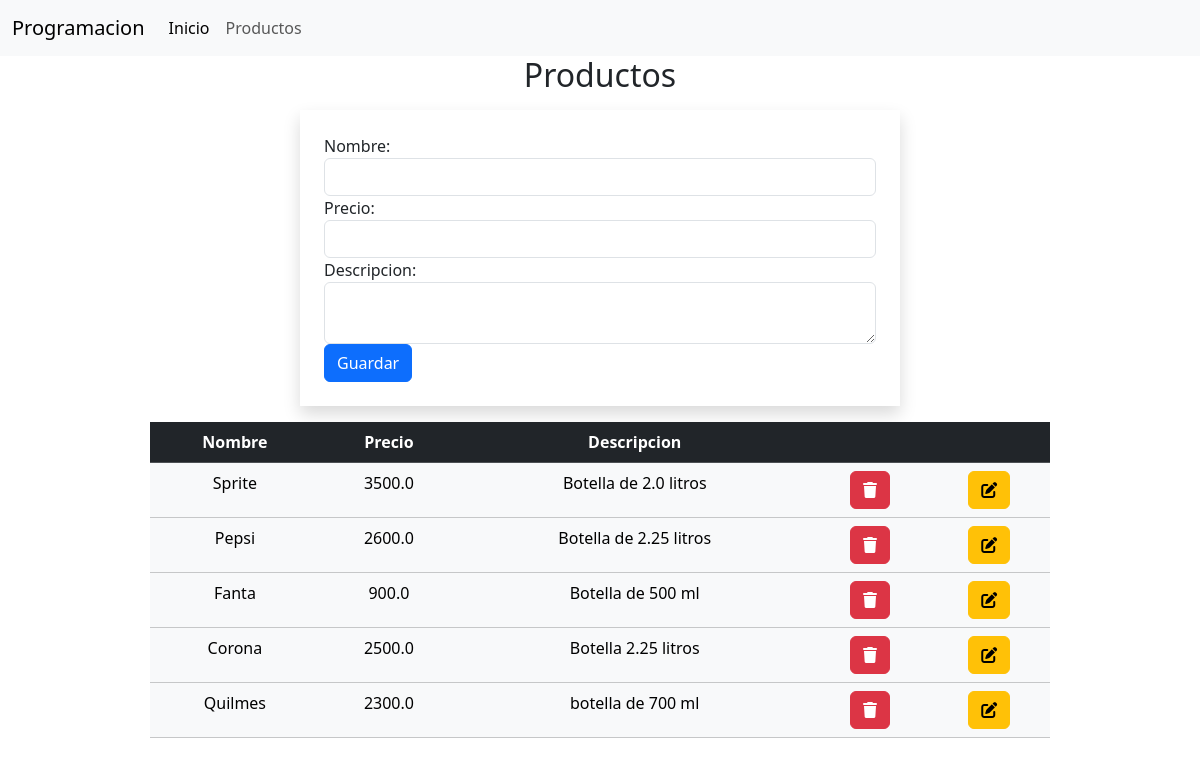
Before: /productos with the older database file.
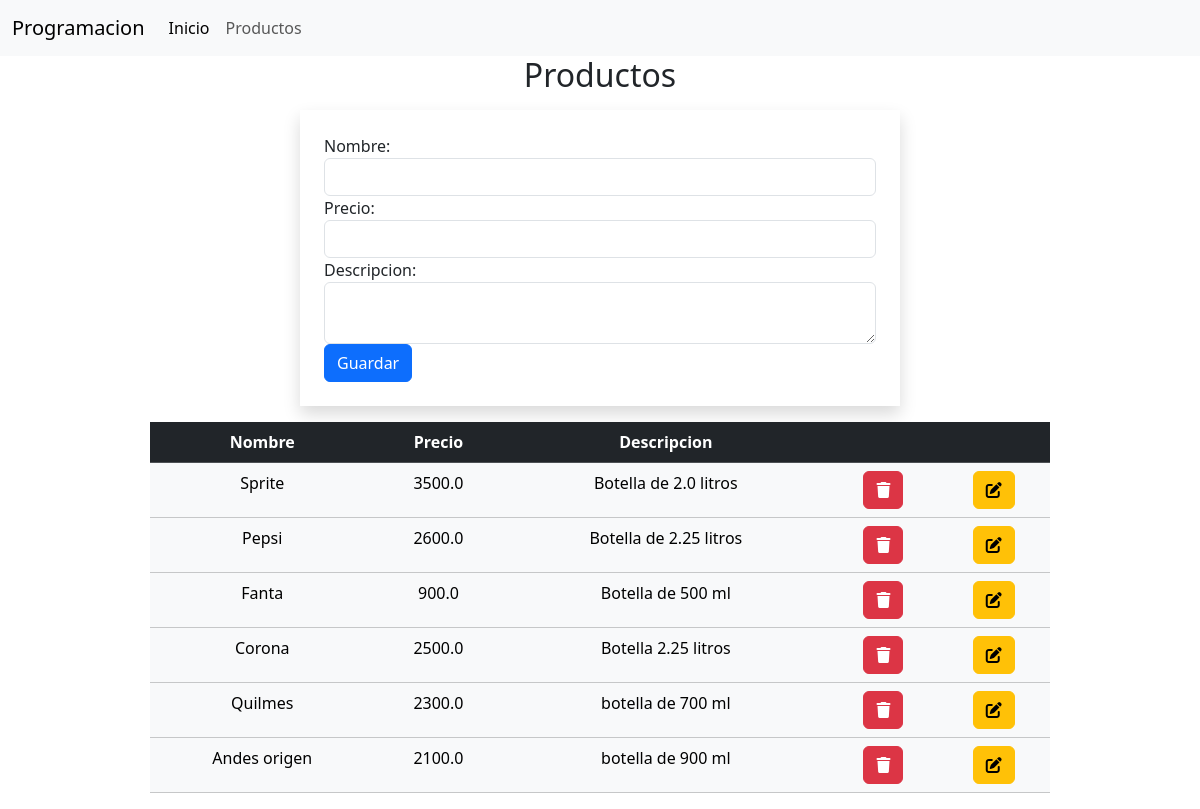
After: the same page with the newer database file.
### tienda/models.py (models this page shows)
class Producto(models.Model):
    nombre = models.CharField(max_length=30)
    precio = models.FloatField()
    descripcion = models.CharField(max_length=200)

### tienda/views.py (the view)
# urls.py: path('productos', views.consultar, name='consultar'),
def consultar(request):
    productos = Producto.objects.all()
    return render(request, "productos.html", {
        'productos' : productos
    })

### tienda/templates/productos.html (shortened to what this page needs)
{% extends 'plantilla.html' %}
{% block content %}
    <h2 class = "text-center">Productos</h2>
    <form class="w-50 shadow mx-auto p-4 m-3" method="post" action="productos/guardar" >
        Nombre: <input type="text" name="nombre" class="form-control" my-2 required>
        Precio: <input type="number" name="precio" class="form-control" my-2 required>
        Descripcion: <textarea class="form-control" my-2 name="descripcion">
        </textarea>
        <input type="submit" value="Guardar" class="btn btn-primary">
    </form>
    <table class="table table-light w-75 mx-auto text-center">
        <tr class="table-dark">
            <th>Nombre</th>
            <th>Precio</th>
            <th>Descripcion</th>
            <th colspan="2">
            </th>
        </tr>
    {% for producto in productos %}
        <tr>
            <td>{{ producto.nombre }}</td>
            <td>{{ producto.precio }}</td>
            <td>{{ producto.descripcion }}</td>
            <td>
                <form action="{% url 'eliminar' producto.id %}"
                method="post">
                    <button class="btn btn-danger" onclick="return confirm('Deseas eliminar este producto?')">
                        <i class="fa fa-trash"></i>
                    </button>
                </form>
            </td>
            <td>
                <form action="{% url 'detalle' producto.id %}"
                method="post">
                    <button class="btn btn-warning" >
                        <i class="fa fa-edit"></i>
                    </button>
                </form>
            </td>
        </tr>
    {% endfor %}
    </table>
{% endblock %}

### tienda/templates/plantilla.html (shortened to what this page needs)
<!DOCTYPE html>
<html lang="es">
<head>
    <link rel = "stylesheet" type="text/css" href="https://cdn.jsdelivr.net/npm/bootstrap@5.3.3/dist/css/bootstrap.min.css">
    <link rel="stylesheet" href="https://cdnjs.cloudflare.com/ajax/libs/font-awesome/6.5.2/css/all.min.css"/>
</head>
<body>
    <nav class="navbar navbar-expand-lg bg-body-tertiary">
        <div class="container-fluid">
          <a class="navbar-brand" href="#">Programacion</a>
          <div class="collapse navbar-collapse" id="navbarNavAltMarkup">
            <div class="navbar-nav">
              <a class="nav-link active" aria-current="page" href="{% url 'inicio' %}">Inicio</a>
              <a class="nav-link" href="{% url 'consultar' %}">Productos</a>
            </div>
          </div>
        </div>
      </nav>
    {% block content %}
    {% endblock %}
</body>
</html>

Changed rows visible on the page:
added Producto: nombre "Andes origen", precio "2100.0", descripcion "botella de 900 ml"
